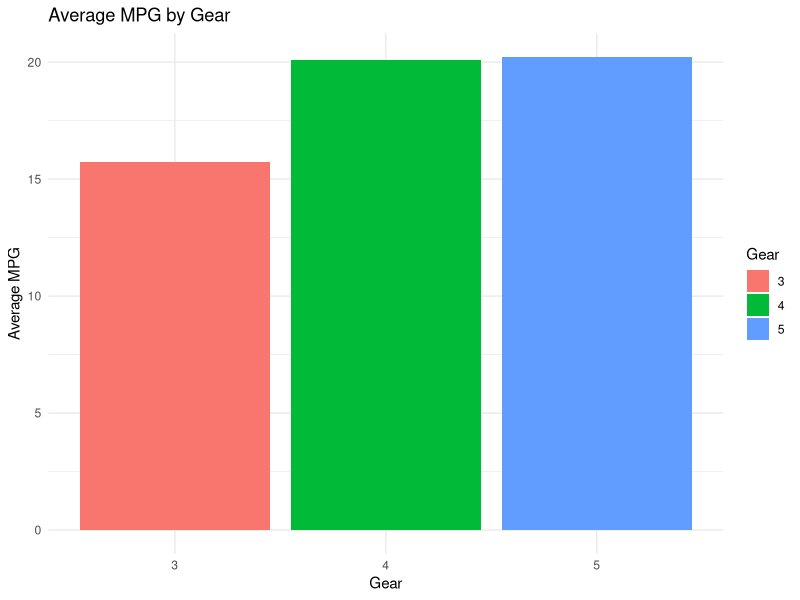
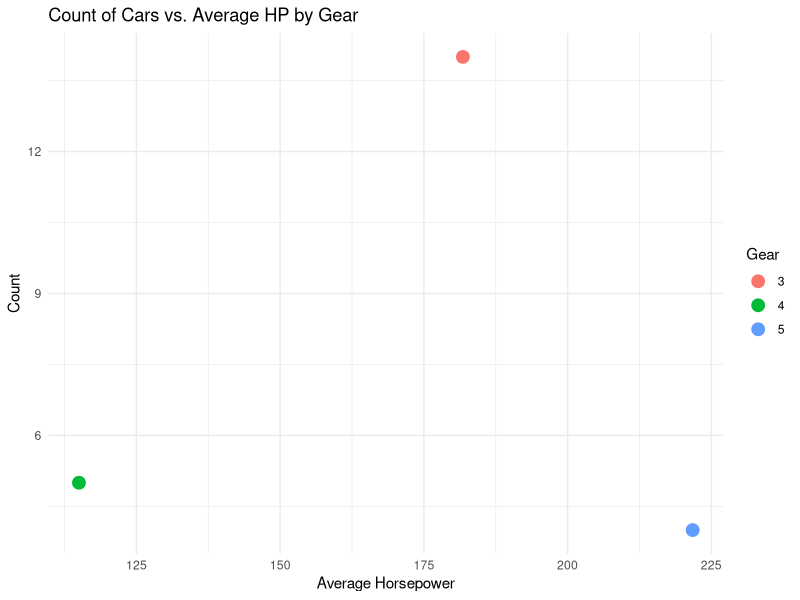

Write R code to recreate these figures, in order.
# Load libraries
library(dplyr)
library(ggplot2)

# Load dataset
data("mtcars")

# Data Manipulation
manipulated_data <- mtcars %>%
  select(mpg, cyl, hp, gear) %>%
  filter(hp > 100) %>%
  mutate(Efficiency = mpg / cyl) %>%
  group_by(gear) %>%
  summarise(
    AVG_MPG = mean(mpg),
    AVG_HP = mean(hp),
    Count = n(),
    .groups = 'drop'
  )

# Visualization 1
ggplot(data = manipulated_data, aes(x = factor(gear), y = AVG_MPG, fill = factor(gear))) +
  geom_bar(stat = "identity") +
  labs(
    title = "Average MPG by Gear",
    x = "Gear",
    y = "Average MPG",
    fill = "Gear"
  ) +
  theme_minimal()

# Visualization 2
ggplot(data = manipulated_data, aes(x = AVG_HP, y = Count, color = factor(gear))) +
  geom_point(size = 4) +
  labs(
    title = "Count of Cars vs. Average HP by Gear",
    x = "Average Horsepower",
    y = "Count",
    color = "Gear"
  ) +
  theme_minimal()
